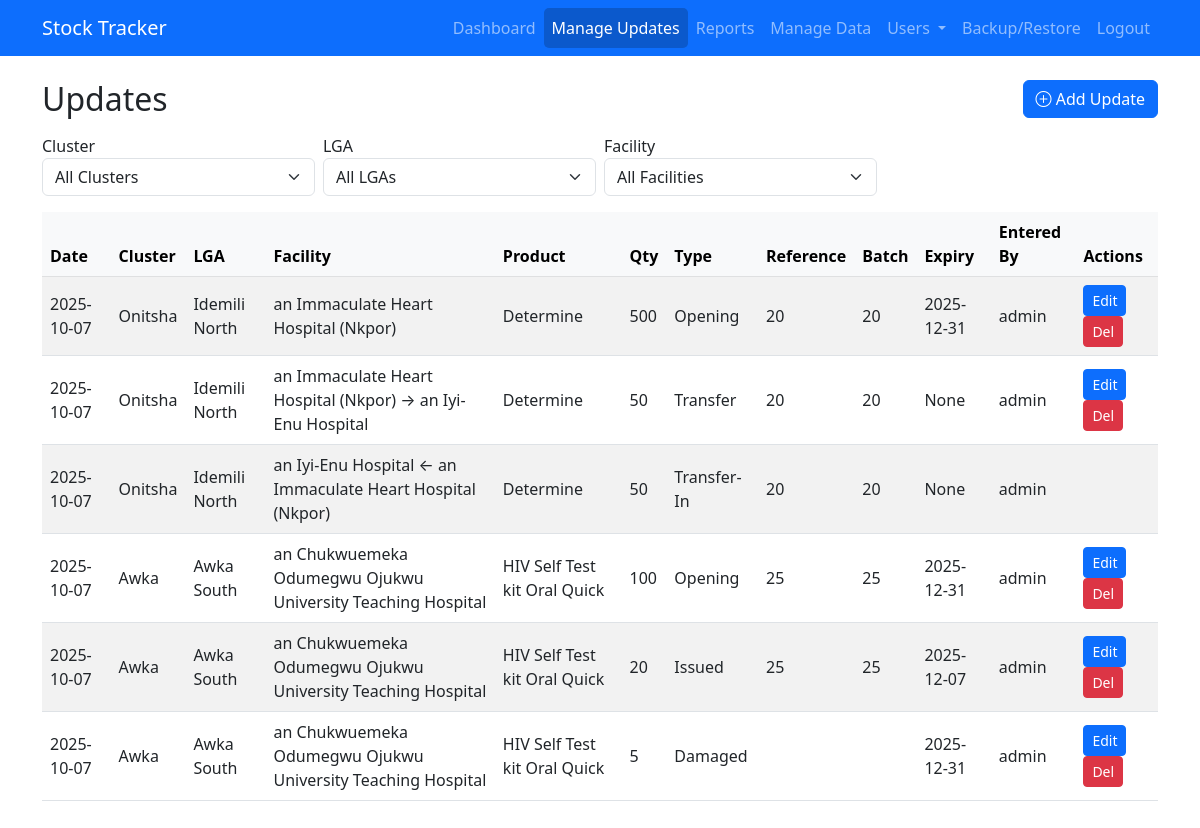
Page /transactions (signed in) on the earlier database version.
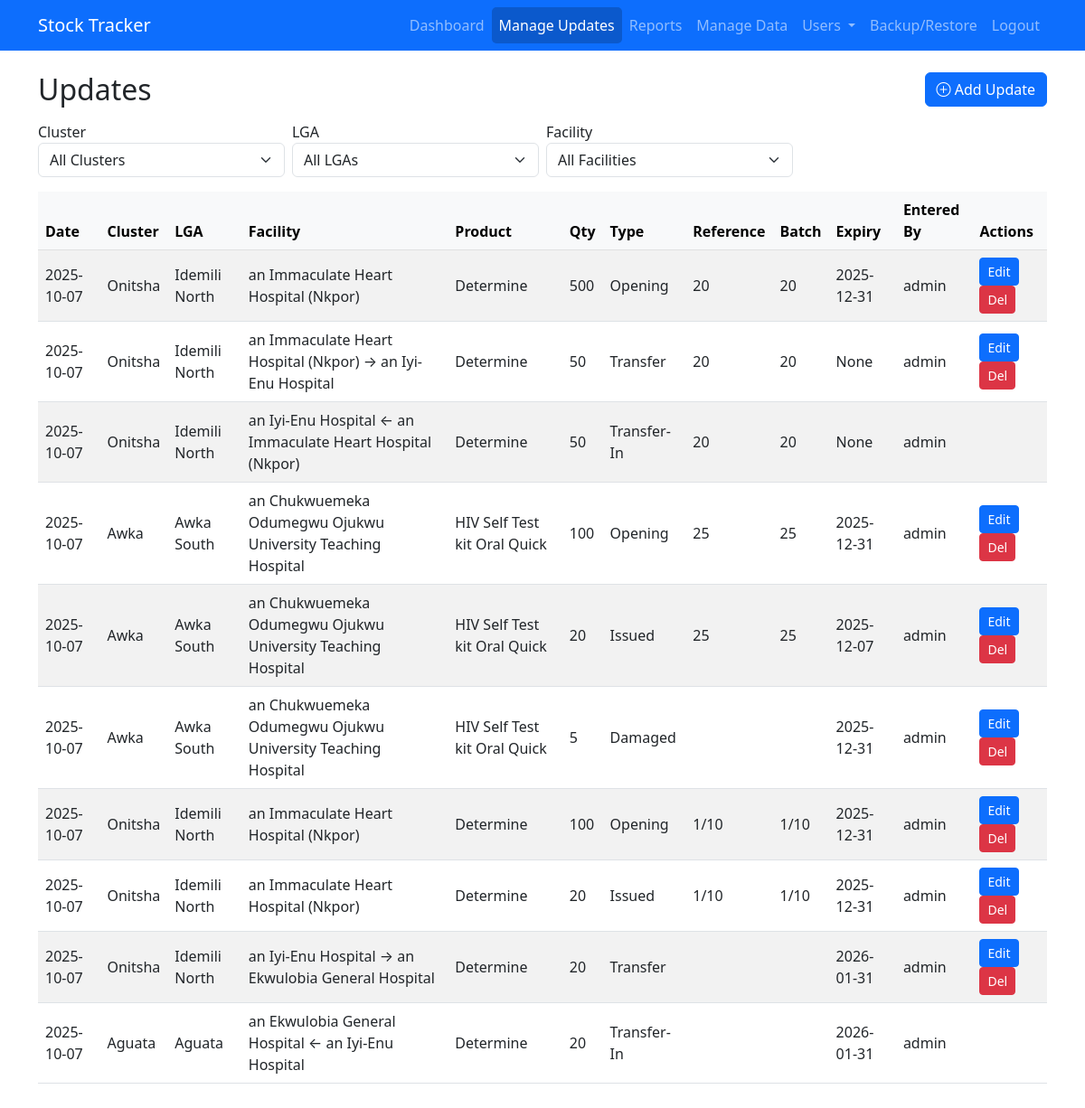
Same page on the later database version.
### models.py (models this page shows, shortened)
class StockTransaction(db.Model):
    id = db.Column(db.Integer, primary_key=True)
    facility_id = db.Column(db.Integer, db.ForeignKey('facility.id'), nullable=False)  # source facility
    product_id = db.Column(db.Integer, db.ForeignKey('product.id'), nullable=False)
    date = db.Column(db.Date, nullable=False, default=datetime.utcnow)
    quantity = db.Column(db.Integer, nullable=False)
    transaction_type = db.Column(db.String(20), nullable=False)
    reference_number = db.Column(db.String(50))
    batch_number = db.Column(db.String(50), nullable=True)
    expiry_date = db.Column(db.Date, nullable=True)
    entered_by = db.Column(db.String(120), nullable=True)
    created_at = db.Column(db.DateTime, default=datetime.utcnow)
    is_transfer_destination = db.Column(db.Boolean, default=False)
    destination_facility_id = db.Column(db.Integer, db.ForeignKey('facility.id'), nullable=True)
    comments = db.Column(db.Text)
    source_facility_id = db.Column(db.Integer, db.ForeignKey('facility.id'), nullable=True)
    facility = db.relationship(   # ✅ source facility
        'Facility',
        foreign_keys=[facility_id],
        backref='transactions_out'
    )
    destination_facility = db.relationship(
        'Facility',
        foreign_keys=[destination_facility_id],
        backref='transactions_in'
    )
    source_facility = db.relationship(  # ✅ new relationship for Transfer-In source
        'Facility',
        foreign_keys=[source_facility_id],
        backref='transactions_source'
    )

class Cluster(db.Model):
    id = db.Column(db.Integer, primary_key=True)
    name = db.Column(db.String(100), unique=True, nullable=False)
    lgas = db.relationship('LGA', backref='cluster', lazy=True)

class LGA(db.Model):
    id = db.Column(db.Integer, primary_key=True)
    name = db.Column(db.String(100), nullable=False)
    cluster_id = db.Column(db.Integer, db.ForeignKey('cluster.id'), nullable=False)
    facilities = db.relationship('Facility', backref='lga', lazy=True)

class Facility(db.Model):
    id = db.Column(db.Integer, primary_key=True)
    name = db.Column(db.String(150), nullable=False)
    lga_id = db.Column(db.Integer, db.ForeignKey('lga.id'), nullable=False)
    facility_products = db.relationship('FacilityProduct', backref='facility', lazy=True)

class Product(db.Model):
    id = db.Column(db.Integer, primary_key=True)
    name = db.Column(db.String(120), nullable=False)
    unit = db.Column(db.String(30))
    facility_products = db.relationship('FacilityProduct', backref='product', lazy=True)
    transactions = db.relationship('StockTransaction', backref='product', lazy=True)

### app.py (the view)
@app.route('/transactions')
@restrict_scope
def transactions():
    FacilityDest = aliased(Facility)
    FacilitySource = aliased(Facility)
    query = db.session.query(
        StockTransaction.id,
        StockTransaction.date,
        StockTransaction.quantity,
        StockTransaction.transaction_type,
        StockTransaction.reference_number,
        StockTransaction.batch_number,
        StockTransaction.expiry_date,
        StockTransaction.entered_by,
        Facility.id.label('facility_id'),
        Facility.name.label('facility'),
        FacilityDest.id.label('destination_facility_id'),
        FacilityDest.name.label('destination_facility'),
        FacilitySource.id.label('source_facility_id'),
        FacilitySource.name.label('source_facility'),
        LGA.id.label('lga_id'),
        LGA.name.label('lga'),
        Cluster.id.label('cluster_id'),
        Cluster.name.label('cluster'),
        Product.name.label('product')
    ).join(Facility, StockTransaction.facility_id == Facility.id) \
    .outerjoin(FacilityDest, StockTransaction.destination_facility_id == FacilityDest.id) \
    .outerjoin(FacilitySource, StockTransaction.source_facility_id == FacilitySource.id) \
    .join(LGA, Facility.lga_id == LGA.id) \
    .join(Cluster, LGA.cluster_id == Cluster.id) \
    .join(Product, StockTransaction.product_id == Product.id) \
    .filter(
        (g.cluster_id is None or LGA.cluster_id == g.cluster_id),
        (g.lga_id is None or Facility.lga_id == g.lga_id),
        (g.facility_id is None or StockTransaction.facility_id == g.facility_id)
    )
    transactions = query.order_by(StockTransaction.date.desc()).all()
    clusters, lgas, facilities = get_dropdowns(g.cluster_id, g.lga_id, g.facility_id)
    return render_template(
        'transactions.html',
        transactions=transactions,
        clusters=clusters,
        lgas=lgas,
        facilities=facilities,
        selected_cluster=g.cluster_id,
        selected_lga=g.lga_id,
        selected_facility=g.facility_id
    )

### app.py (called while the page is built)
@login_manager.user_loader
def load_user(user_id):
    return User.query.get(int(user_id))

### auth/scope_utils.py (called while the page is built, shortened)
def get_user_scope_filters(cluster_id=None, lga_id=None, facility_id=None):
    if current_user.role in ['super', 'admin']:
        return cluster_id, lga_id, facility_id

def restrict_scope(f):
    @wraps(f)
    def wrapper(*args, **kwargs):
        cluster_id = request.args.get("cluster", type=int)
        lga_id = request.args.get("lga", type=int)
        facility_id = request.args.get("facility", type=int)
        g.cluster_id, g.lga_id, g.facility_id = get_user_scope_filters(
            cluster_id, lga_id, facility_id
        )
        return f(*args, **kwargs)
    return wrapper

### templates/transactions.html (shortened to what this page needs)
{% extends "base.html" %}
{% block content %}
<div class="d-flex justify-content-between align-items-center mb-3">
  <h2 class="mb-0">Updates</h2>
  <a href="{{ url_for('add_transaction') }}" class="btn btn-primary">
    <i class="bi bi-plus-circle"></i> Add Update
  </a>
</div>
<form method="get" class="row g-2 mb-3">
  <div class="col-md-3">
    <label>Cluster</label>
    <select name="cluster" class="form-select" onchange="this.form.submit()">
      <option value="">All Clusters</option>
    </select>
  </div>
  <div class="col-md-3">
    <label>LGA</label>
    <select name="lga" class="form-select" onchange="this.form.submit()">
      <option value="">All LGAs</option>
    </select>
  </div>
  <div class="col-md-3">
    <label>Facility</label>
    <select name="facility" class="form-select" onchange="this.form.submit()">
      <option value="">All Facilities</option>
    </select>
  </div>
</form>
<div class="table-responsive">
<table class="table table-striped align-middle">
  <thead class="table-light">
    <tr>
      <th>Date</th>
      <th>Cluster</th>
      <th>LGA</th>
      <th>Facility</th>
      <th>Product</th>
      <th>Qty</th>
      <th>Type</th>
      <th>Reference</th>
      <th>Batch</th>
      <th>Expiry</th>
      <th>Entered By</th>
      <th>Actions</th>
    </tr>
  </thead>
  <tbody>
    {% for tx in transactions %}
    <tr>
      <td>{{ tx.date }}</td>
      <td>{{ tx.cluster }}</td>
      <td>{{ tx.lga }}</td>
      <td>
        {% if tx.transaction_type == "Transfer" %}
          {{ tx.facility }} → {{ tx.destination_facility or "N/A" }}
        {% elif tx.transaction_type == "Transfer-In" %}
          {{ tx.facility }} ← {{ tx.source_facility or "N/A" }}
        {% else %}
          {{ tx.facility }}
        {% endif %}
      </td>
      <td>{{ tx.product }}</td>
      <td>{{ tx.quantity }}</td>
      <td>{{ tx.transaction_type }}</td>
      <td>{{ tx.reference_number }}</td>
      <td>{{ tx.batch_number }}</td>
      <td>{{ tx.expiry_date }}</td>
      <td>{{ tx.entered_by }}</td>
      <td>
        {% if tx.transaction_type != 'Transfer-In' %}
            <a href="{{ url_for('edit_transaction', id=tx.id) }}" class="btn btn-sm btn-primary">Edit</a>
            <form action="{{ url_for('delete_transaction', id=tx.id) }}" method="post" style="display:inline;"
                  onsubmit="return confirm('Are you sure?');">
              <button type="submit" class="btn btn-sm btn-danger">Del</button>
            </form>
        {% endif %}
      </td>
    </tr>
    {% endfor %}
  </tbody>
</table>
</div>
{% endblock %}

### templates/base.html (shortened to what this page needs)
<!doctype html>
<html lang="en">
<head>
    <link rel="stylesheet" href="https://cdn.jsdelivr.net/npm/bootstrap@5.3.0/dist/css/bootstrap.min.css">
    <link rel="stylesheet" href="https://cdn.datatables.net/1.13.6/css/jquery.dataTables.min.css">
    <link rel="stylesheet" href="https://cdn.datatables.net/responsive/2.5.0/css/responsive.dataTables.min.css">
    <link rel="stylesheet" href="https://cdn.jsdelivr.net/npm/bootstrap-icons@1.10.5/font/bootstrap-icons.css">
</head>
<body>
  <nav class="navbar navbar-expand-lg navbar-dark bg-primary">
    <div class="container">
      <a class="navbar-brand" href="{{ url_for('index') }}">Stock Tracker</a>
      <div class="collapse navbar-collapse" id="navbarNav">
        <ul class="navbar-nav ms-auto">
            {% if current_user.is_authenticated %}
            <li class="nav-item">
              <a class="nav-link {% if request.endpoint == 'dashboard.dashboard_home' %}active{% endif %}"
                href="{{ url_for('dashboard.dashboard_home') }}">Dashboard</a>
            </li>
            <li class="nav-item">
              <a class="nav-link {% if request.endpoint == 'transactions' %}active{% endif %}"
                href="{{ url_for('transactions') }}">Manage Updates</a>
            </li>
            <li class="nav-item">
              <a class="nav-link {% if request.endpoint == 'report' %}active{% endif %}"
                href="{{ url_for('report') }}">Reports</a>
            </li>
            {% if current_user.role == 'super' %}
              <li class="nav-item">
                <a class="nav-link {% if request.endpoint == 'admin.manage_data' %}active{% endif %}"
                  href="{{ url_for('admin.manage_data') }}">Manage Data</a>
              </li>
            {% endif %}
            {% if current_user.role == 'super' %}
              <li class="nav-item dropdown">
                <a class="nav-link dropdown-toggle {% if 'auth' in request.endpoint %}active{% endif %}" href="#" role="button" data-bs-toggle="dropdown" aria-expanded="false">
                  Users
                </a>
              </li>
                  <li class="nav-item"><a class="nav-link {% if request.path.startswith(url_for('backup.backup_page')) %}active{% endif %}" href="{{ url_for('backup.backup_page') }}">Backup/Restore</a></li>
            {% endif %}
            <li class="nav-item">
              <a class="nav-link" href="{{ url_for('auth.logout') }}">Logout</a>
            </li>
          {% else %}
            <li class="nav-item">
              <a class="nav-link {% if request.endpoint == 'auth.login' %}active{% endif %}" href="{{ url_for('auth.login') }}">Login</a>
            </li>
          {% endif %}
        </ul>
      </div>
    </div>
  </nav>
  <main class="container my-4">
    {% block content %}{% endblock %}
  </main>
</body>
</html>

### templates/base.html (style rules this page uses)
.navbar-nav .nav-link.active { background-color: rgba(8, 8, 8, 0.2); border-radius: 5px; }

Differences in the rows shown:
added StockTransaction: date "2025-10-07", cluster "Onitsha", lga "Idemili North", facility "an Immaculate Heart Hospital (Nkpor)", product "Determine", quantity "100", transaction_type "Opening", reference_number "1/10", batch_number "1/10", expiry_date "2025-12-31", entered_by "admin"
added StockTransaction: date "2025-10-07", cluster "Onitsha", lga "Idemili North", facility "an Immaculate Heart Hospital (Nkpor)", product "Determine", quantity "20", transaction_type "Issued", reference_number "1/10", batch_number "1/10", expiry_date "2025-12-31", entered_by "admin"
added StockTransaction: date "2025-10-07", cluster "Onitsha", lga "Idemili North", facility "an Iyi-Enu Hospital", name "an Ekwulobia General Hospital", product "Determine", quantity "20", transaction_type "Transfer", expiry_date "2026-01-31", entered_by "admin"
added StockTransaction: date "2025-10-07", cluster "Aguata", lga "Aguata", facility "an Ekwulobia General Hospital", name "an Iyi-Enu Hospital", product "Determine", quantity "20", transaction_type "Transfer-In", expiry_date "2026-01-31", entered_by "admin"
